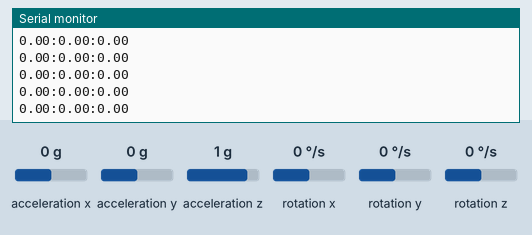
Recording of a sketch running on a simulated Arduino Uno, built with avr-gcc and run on an emulated ATmega328P. Parts: the last lines printed to the serial monitor. The test bench sets the inputs (shaded band); at power-on: rotation x 0 °/s, rotation y 0 °/s, rotation z 0 °/s, acceleration x 0 g, acceleration y 0 g, acceleration z 1 g.

Above: at 1.2 s.
1.3 s: rotation x set to -192 °/s
At 2.1 s:
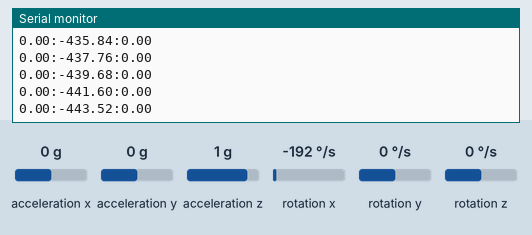
2.8 s: rotation y set to -192 °/s
At 3.8 s:
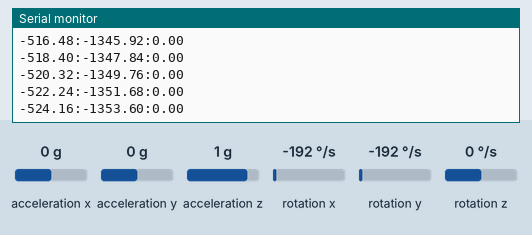
4.3 s: rotation z set to -192 °/s
At 5.4 s:
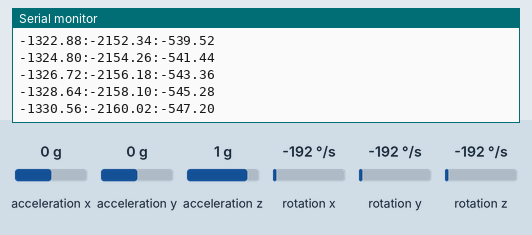
Timing chart, 0 to 7.3 s (numbered marks = the images above; inputs shaded):
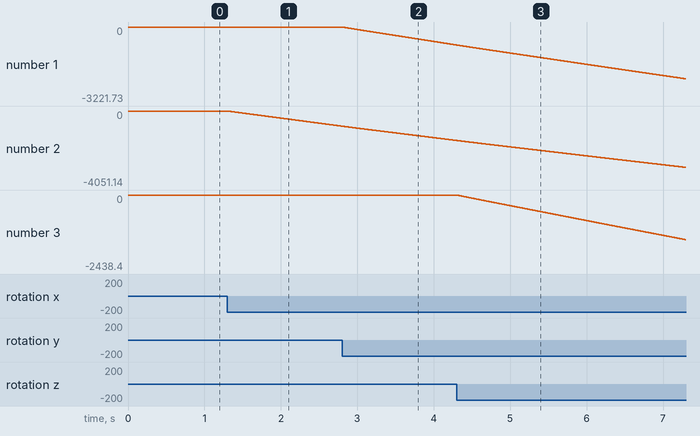

The sketch:

MPU6050.ino
```cpp
/*
    MPU6050 Triple Axis Gyroscope & Accelerometer. Pitch & Roll & Yaw Gyroscope Example.
    Read more: http://www.jarzebski.pl/arduino/czujniki-i-sensory/3-osiowy-zyroskop-i-akcelerometr-mpu6050.html
    GIT: https://github.com/jarzebski/Arduino-MPU6050
    Web: http://www.jarzebski.pl
    (c) 2014 by Korneliusz Jarzebski
*/
#include <SoftwareSerial.h>
SoftwareSerial s(5,6);

#include <Wire.h>
#include <MPU6050.h>

MPU6050 mpu;

// Timers
unsigned long timer = 0;
float timeStep = 0.01;
float timeStep_send = 0.5;
float current_milis = millis();

// Pitch, Roll and Yaw values
float pitch = 0;
float roll = 0;
float yaw = 0;

void setup()
{
  s.begin(115200);
  Serial.begin(115200);

  // Initialize MPU6050
  while(!mpu.begin(MPU6050_SCALE_2000DPS, MPU6050_RANGE_2G))
  {
    Serial.println("Could not find a valid MPU6050 sensor, check wiring!");
    delay(500);
  }

  // Calibrate gyroscope. The calibration must be at rest.
  // If you don't want calibrate, comment this line.
  mpu.calibrateGyro();

  // Set threshold sensivty. Default 3.
  // If you don't want use threshold, comment this line or set 0.
  mpu.setThreshold(3);
}

void loop()
{
  timer = millis();

  // Read normalized values
  Vector norm = mpu.readNormalizeGyro();

  // Calculate Pitch, Roll and Yaw
  pitch = pitch + norm.YAxis * timeStep;
  roll = roll + norm.XAxis * timeStep;
  yaw = yaw + norm.ZAxis * timeStep;

  // Output raw
//  Serial.print(" Pitch = ");
  Serial.print(pitch);
//  Serial.print(" Roll = ");
  Serial.print(":");
  Serial.print(roll);
//  Serial.print(" Yaw = ");
  Serial.print(":");
  Serial.println(yaw);

  char message[30];
  sprintf(message, "\"y\":%d, \"p\":%d, \"r\":%d", (int)yaw, (int)pitch, (int)roll);

//  Serial.println(message);
//  Serial.print("s.available: ");
//  Serial.println(s.available());
  if(s.available()>0)
  {

    if (millis() - current_milis > timeStep_send * 1000)
    {

      current_milis = millis();
//      Serial.println("Printed to s(5,6)");
      s.write(message);
//      Serial.print("Printed to s(5,6)");
//      Serial.println(message);
    }
  }

  // Wait to full timeStep period
  if (((timeStep*1000) - (millis() - timer)) > 50)
  {
    delay((timeStep*1000) - (millis() - timer));
  }

}
```

Measured:
- after the input at 1.3 s, the serial monitor: prints a new line at once (image 1)
- plotted number 2: 0 → -829.44 after the input at 1.3 s
